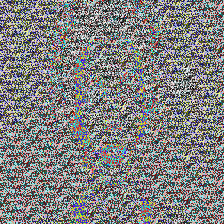
#> input picture outputKN.png, 224 x 224 px
$ python hist.py
#> lines starting #> are read from the running program, lines starting #| are printed output that depends on the picture
#!/usr/bin/env python3
# -*- coding: utf-8 -*-
"""
Created on Wed Dec  9 20:33:29 2020

@author: sanjanasrinivasareddy
"""

import matplotlib.pyplot as plt
import cv2

# Histogram
img = plt.imread('outputKN.png',0)
#> img is the input picture: shape (224, 224, 3) float32; mean R, G, B 0.5, 0.5, 0.5
histr = cv2.calcHist([img],[0],None,[256],[0,256])
#> histr = 256 values, max 49988 at index 0, min 0 at index 2, mean 196
plt.plot(histr)

img2 = plt.imread('secret1.jpg',0)
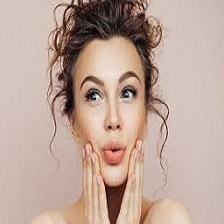
#> input picture secret1.jpg, 224 x 224 px
#> img2 is the input picture: shape (224, 224, 3); mean R, G, B 190.1, 165.5, 154
histr = cv2.calcHist([img2],[0],None,[256],[0,256])
#> histr = 256 values, max 2554 at index 212, min 0 at index 0, mean 196
plt.plot(histr)

#mse

def mse(imageA, imageB):
	err = np.sum((imageA.astype("float") - imageB.astype("float")) ** 2)
	err /= float(imageA.shape[0] * imageA.shape[1])
	return err

import numpy as np
a = cv2.imread('secret1.jpg')
b = cv2.imread('outputKN.png')
res = cv2.resize(b, dsize=(224, 224), interpolation=cv2.INTER_CUBIC)
mse(a,res)
#> in mse, `err = np.sum((imageA.astype("float") - imageB.astype("float")) ** 2)`: err = 1.5e+09
#> in mse, `err /= float(imageA.shape[0] * imageA.shape[1])`: err = 29856

#npcrv

from PIL import Image
import numpy as np
def rateofchange(height,width,pixel1,pixel2,matrix,i):

    for y in range(0,height):
        for x in range(0,width):
            #print(x,y)
            if pixel1[x,y][i] == pixel2[x,y][i]:
                matrix[x,y]=0
            else:
                matrix[x,y]=1
    return matrix
def sumofpixel(height,width,pixel1,pixel2,ematrix,i):
    matrix=rateofchange(height,width,pixel1,pixel2,ematrix,i)
    psum=0
    for y in range(0,height):
        for x in range(0,width):
            psum=matrix[x,y]+psum
    return psum
def npcrv(loc1,loc2):
    c1 = Image.open(loc1)
    c2 = Image.open(loc2)
    width, height = c1.size
    pixel1 = c1.load()
    pixel2 = c2.load()
    ematrix = np.empty([width, height])
    per=(((sumofpixel(height,width,pixel1,pixel2,ematrix,0)/(height*width))*100)+((sumofpixel(height,width,pixel1,pixel2,ematrix,1)/(height*width))*100)+((sumofpixel(height,width,pixel1,pixel2,ematrix,2)/(height*width))*100))/3
    return per

print(npcrv("secret1.jpg","outputKN.png"))
#> after the loop in rateofchange, `for y in range(0,height):`:
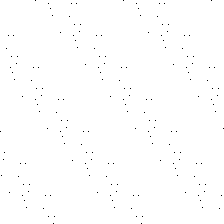
#> matrix: shape (224, 224) float64; values 0 (black) and 1 (white), 99.6% white; black in thin lines or dots
#> after the loop in sumofpixel, `for y in range(0,height):`: psum = 49999
#> in npcrv, `per=(((sumofpixel(height,width,pixel1,pixel2,ematrix,0)/(height*width)..`: per = 99.65


#corr coeff
from PIL import Image
from math import sqrt
value_of_x=0
#> value_of_x = 0
value_of_y=0
def co1(color_index_of_rgb,height,width,pixels):
    value=0
    for pixel_coordinate_of_y in range(0, height):
        for pixel_coordinate_of_x in range(0, width):
            if pixel_coordinate_of_x+1==width:
                break
            value=pixels[pixel_coordinate_of_x,pixel_coordinate_of_y][color_index_of_rgb]*pixels[pixel_coordinate_of_x+1,pixel_coordinate_of_y][color_index_of_rgb]+value


    return value*height*width

def co2(color_index_of_rgb,height,width,pixels):
   global value_of_y
   global value_of_x
   for pixel_coordinate_of_y in range(0, height):
        for pixel_coordinate_of_x in range(0, width):
            if pixel_coordinate_of_x+1==width:
                break
            value_of_x=pixels[pixel_coordinate_of_x,pixel_coordinate_of_y][color_index_of_rgb]+value_of_x
            value_of_y=pixels[pixel_coordinate_of_x+1,pixel_coordinate_of_y][color_index_of_rgb]+value_of_y

   return value_of_x*value_of_y


def co3(color_index_of_rgb,height,width,pixels):
    value=0
    for pixel_coordinate_of_y in range(0, height):
        for pixel_coordinate_of_x in range(0, width):
            value=(pixels[pixel_coordinate_of_x,pixel_coordinate_of_y][color_index_of_rgb])**2 +value

    xy=(value*height*width)-(value_of_x**2)
    return  xy

def co4(color_index_of_rgb,height,width,pixels):
    value=0
    for pixel_coordinate_of_y in range(0, height):
        for pixel_coordinate_of_x in range(0, width):
            if pixel_coordinate_of_x+1==width:
                break
            value=(pixels[pixel_coordinate_of_x+1,pixel_coordinate_of_y][color_index_of_rgb]**2)+value

    xy=(value*height*width)-(value_of_y**2)
    return xy

def corr_of_rgb(loc):
    global value_of_y
    global value_of_x
    photo = Image.open(loc)
    pixels = photo.load()
    width, height = photo.size
    value_of_y = 0
    value_of_x = 0
    r=((co1(0,height,width,pixels)-co2(0,height,width,pixels)) / sqrt(co3(0,height,width,pixels)*co4(0,height,width,pixels)))
    value_of_y=0
    value_of_x=0
    g=((co1(1,height,width,pixels) - co2(1,height,width,pixels)) / sqrt(co3(1,height,width,pixels) * co4(1,height,width,pixels)))
    value_of_x=0
    value_of_y=0
    b=((co1(2,height,width,pixels) - co2(2,height,width,pixels)) / sqrt(co3(2,height,width,pixels) * co4(2,height,width,pixels)))

    return ((r+g+b)/3)
corr_of_rgb("outputKN.png")
#> in corr_of_rgb, `r=((co1(0,height,width,pixels)-co2(0,height,width,pixels)) / sqrt(co3(..`: r = 0.0472
#> in corr_of_rgb, `g=((co1(1,height,width,pixels) - co2(1,height,width,pixels)) / sqrt(co..`: g = 0.0478
#> in corr_of_rgb, `b=((co1(2,height,width,pixels) - co2(2,height,width,pixels)) / sqrt(co..`: b = 0.0456

#coeff graph
from PIL import Image
def coplot_vertical(loc):
    image = Image.open(loc)
    pixels = image.load()
    list_of_pixels_of_x = []
    list_of_pixels_of_y = []

    width, height = image.size
    for pixel_coordinate_of_y in range(0, 50):
        for pixel_coordinate_of_x in range(0, 50):
            list_of_pixels_of_x.append(pixels[pixel_coordinate_of_y,pixel_coordinate_of_x][0])
            if pixel_coordinate_of_y + 1 == height:
                list_of_pixels_of_y.pop()
                break
            else:
                list_of_pixels_of_y.append(pixels[pixel_coordinate_of_y , pixel_coordinate_of_x+1][0])

    plt.scatter(list_of_pixels_of_x, list_of_pixels_of_y, label='Pixel', color='k', s=2, edgecolors='r')
    plt.xlabel('Pixel value on location(x,y)')
    plt.ylabel('Pixel value on location(x+1,y)')
    plt.title("correlation coefficient graph")
    plt.legend()
    plt.show()

coplot_vertical("outputKN.png")
#> after the loop in coplot_vertical, `for pixel_coordinate_of_y in range(0, 50):`: list_of_pixels_of_x = 2500 values, max 255 at index 379, min 0 at index 280, mean 127.8; list_of_pixels_of_y = 2500 values, max 255 at index 378, min 0 at index 279, mean 127.6
#> in coplot_vertical, `plt.show()`:
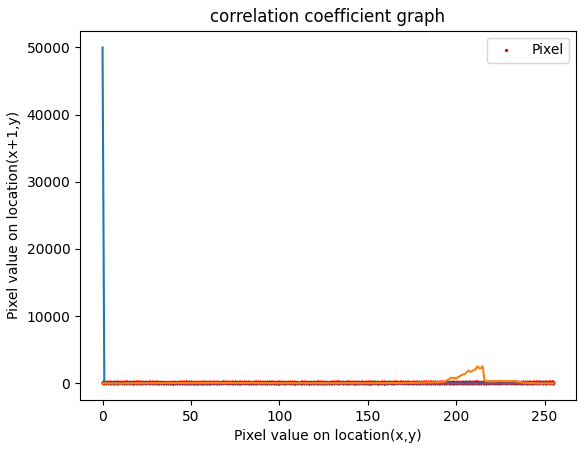
#> figure drawn by matplotlib, 1 panel; curve peaks at x = 0, y = 49988; curve peaks at x = 212, y = 2554

def coplot_horizontal(loc):
    image = Image.open(loc)

    pixels=image.load()
    list_of_pixels_of_x=[]
    list_of_pixels_of_y=[]
    width,height=image.size
    for pixel_coordinate_of_y in range(0,50):
        for pixel_coordinate_of_x in range(0,50):
            list_of_pixels_of_x.append(pixels[pixel_coordinate_of_x,pixel_coordinate_of_y][0])
            if pixel_coordinate_of_x+1 == width:
                list_of_pixels_of_x.pop()
                break
            else:
                list_of_pixels_of_y.append(pixels[pixel_coordinate_of_x+1,pixel_coordinate_of_y][0])

    plt.scatter(list_of_pixels_of_x,list_of_pixels_of_y,  label='Pixel',color='k',s=2,edgecolors='r')
    plt.xlabel('Pixel value on location(x,y)')
    plt.ylabel('Pixel value on location(x+1,y)')
    plt.title("correlation coefficient graph")
    plt.legend()
coplot_horizontal("outputKN.png")
#> after the loop in coplot_horizontal, `for pixel_coordinate_of_y in range(0,50):`: list_of_pixels_of_x = 2500 values, max 255 at index 74, min 0 at index 6, mean 127.8; list_of_pixels_of_y = 2500 values, max 255 at index 73, min 0 at index 5, mean 127.4
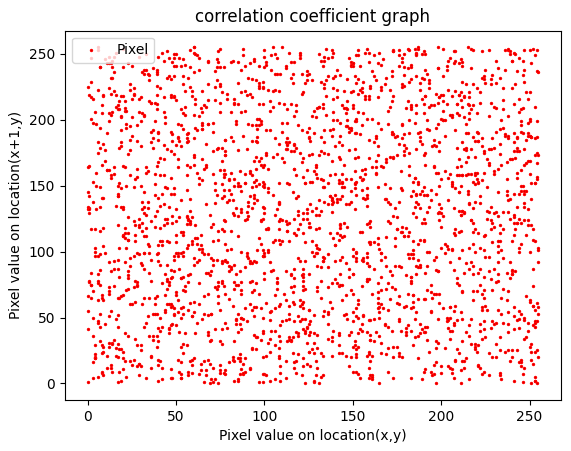
#> figure drawn by matplotlib, 1 panel
